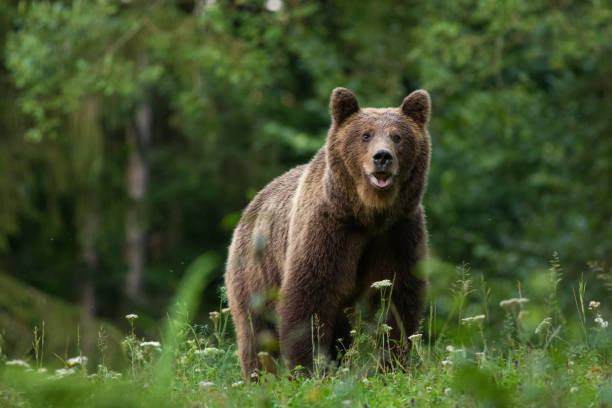
#> input picture Threshold/bear.jpg, 612 x 408 px, found by its file name
$ python main.py
#> lines starting #> are read from the running program, lines starting #| are printed output that depends on the picture; after the words box and inside, x2 and y2 are one past the last pixel; in counts of white or black regions, pixels touching at a corner belong together
import os
import cv2


img = cv2.imread(os.path.join('.','/Users/muham/Desktop/OpenCV/Threshold/bear.jpg'))
#> img is the input picture: shape (408, 612, 3); mean B, G, R 44, 81.8, 67.4
img_gray = cv2.cvtColor(img,cv2.COLOR_BGR2GRAY)
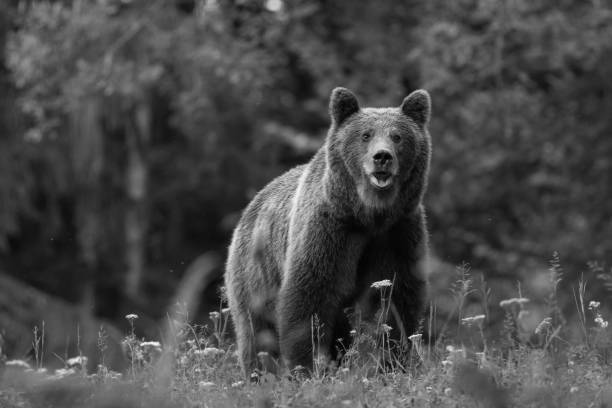
#> img_gray: shape (408, 612); min 0, max 246, mean 73.2

ret, thresh =  cv2.threshold(img_gray, 80 , 255 , cv2.THRESH_BINARY)
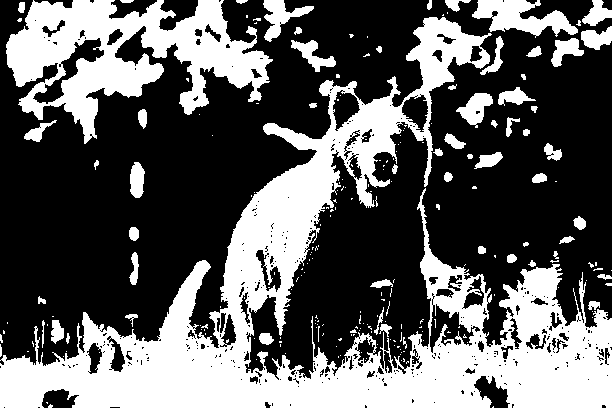
#> thresh: shape (408, 612); 36.9% white; 232 white regions (172 under 20 px), largest, box (x1, y1, x2, y2) and area: (0, 17, 612, 408) 63573, (6, 0, 273, 144) 17500, (472, 0, 578, 38) 2102


thresh = cv2.blur(thresh, (10, 10))
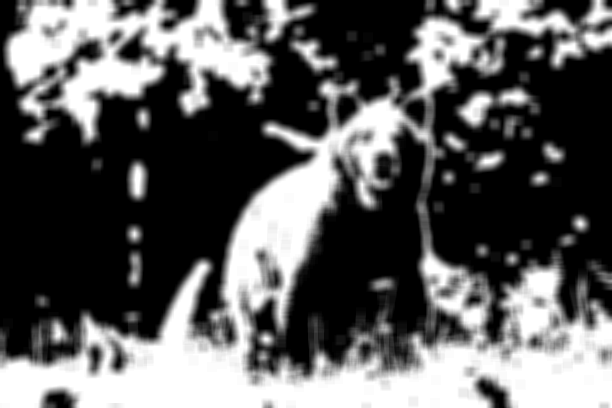
#> thresh: shape (408, 612); min 0, max 255, mean 94
ret, thresh =  cv2.threshold(thresh, 80 , 255 , cv2.THRESH_BINARY)
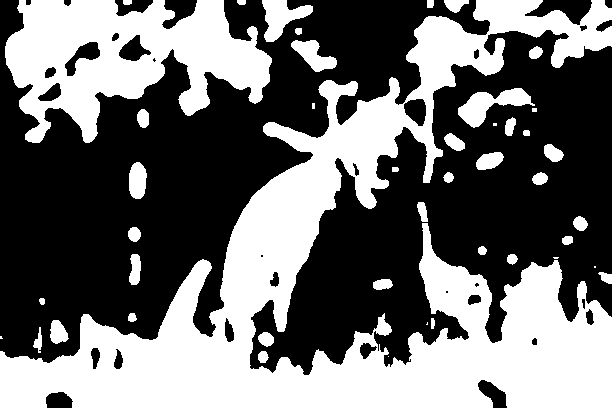
#> thresh: shape (408, 612); 43.2% white; 45 white regions (7 under 20 px), largest, box (x1, y1, x2, y2) and area: (0, 0, 612, 408) 78706, (5, 0, 272, 143) 21330, (458, 88, 535, 128) 1305


cv2.imshow('img_gray', img_gray)
cv2.imshow('thresh', thresh)
cv2.waitKey(0)
